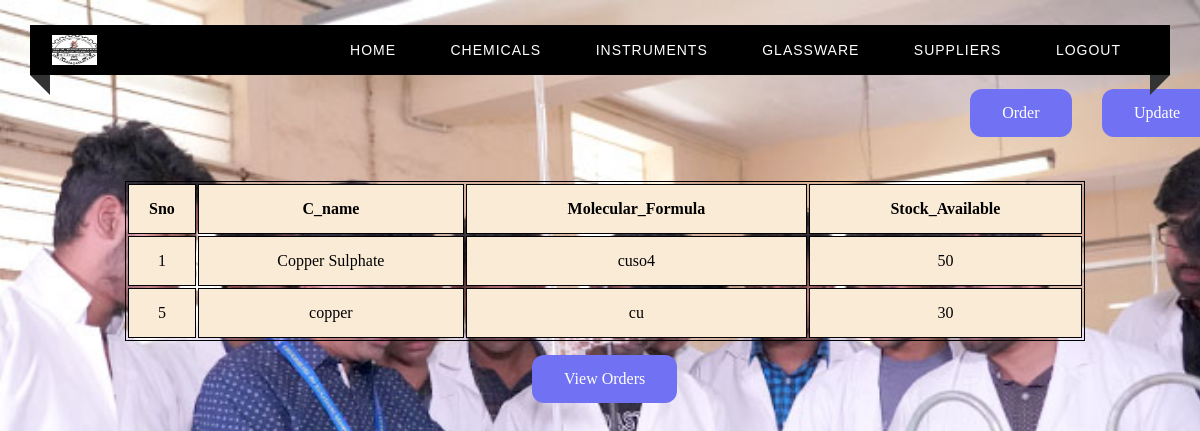
The page /chemicals on the database its author committed.
### tables this page shows
CREATE TABLE CHEMICALS(
    Sno INTEGER(4)  UNIQUE,
    Chem_Name VARCHAR(50) PRIMARY KEY,
    Molecular_Formula VARCHAR(20),
    Stock_Available DECIMAL(9,3) NOT NULL
);

### app.py (the view)
@app.route("/chemicals")
def chemicals() :
    c = get_db()
    cur = c.cursor()
    cur.execute("SELECT * from CHEMICALS")
    return render_template("chemicals.html", test = cur.fetchall())

### app.py (called while the page is built)
def get_db():
    db = getattr(g, '_database', None)
    if db is None:
        db = g._database = sqlite3.connect(DATABASE)
    return db

@app.teardown_appcontext
def close_connection(exception):
    db = getattr(g, '_database', None)
    if db is not None:
        db.close()

### flask/templates/chemicals.html (shortened to what this page needs)
<html>
<head>
    <link rel="stylesheet" type="text/css" href="../static/home.css">
</head>
<body>
<div class="custom-padding">
        <nav>
            <div class="logo"><img src = "../static/smvitlogo.png" width = "45px", height = "30px"></div>
            <ul class="menu-area">
                <li><a href="/home">Home</a></li>
                <li><a href="/chemicals">Chemicals</a></li>
                <li><a href="/instruments">Instruments</a></li>
                <li><a href="/glassware">Glassware</a></li>
                <li><a href="/suppliers">Suppliers</a></li>
                <li><a href="/">Logout</a></li>
            </ul>
        </nav>
        <a href="/updateChemicalOptions" target = "_blank" class="button">Update</a>
        <a href="/orderChemicals" class="button1">Order</a>
        <div class="tab">
          <table align="center" style="margin-left : 125px; margin-top : 50px;">
              <th>Sno</th>
              <th>C_name</th>
              <th>Molecular_Formula</th>
              <th>Stock_Available</th>
            {% for row in test %}
            <tr>
                <td> {{ row[0] }}</td>
                <td> {{ row[1] }}</td>
                <td> {{ row[2] }}</td>
                <td> {{ row[3] }}</td>
            </tr>
            {% endfor %}
          </table>
        </div>
        <a href="/viewChemicalOrders" class="button2">View Orders</a>
    </div>
</body>
</html>

### flask/static/home.css (style rules this page uses)
* { margin: 0; padding: 0; outline: 0; box-sizing: border-box; }
body { background: url("chemhomepage.png") no-repeat center fixed; background-size: cover; background-position: center; }
.menu-area li a { text-decoration: none; }
.menu-area li { list-style-type: none; }
.custom-padding { padding-top: 25px; }
nav { position: relative; width: calc(100% - 60px); margin: 0 auto; padding: 10px 0; background: #000000; z-index: 1; text-align: right; padding-right: 2%; font-family: sans-serif; }
.logo { width: 15%; float: left; text-transform: uppercase; color: #fff; font-size: 25px; text-align: left; padding-left: 2%; }
.menu-area li { display: inline-block; }
.menu-area a { color: #fff; font-weight: 300; letter-spacing: 1px; text-transform: uppercase; display: block; padding: 0 25px; font-size: 14px; line-height: 30px; position: relative; z-index: 1; }
nav:before { position: absolute; content: ''; border-top: 10px solid #333; border-right: 10px solid #333; border-left: 10px solid transparent; border-bottom: 10px solid transparent; top: 100%; left: 0; }
nav:after { position: absolute; content: ''; border-top: 10px solid #333; border-left: 10px solid #333; border-right: 10px solid transparent; border-bottom: 10px solid transparent; top: 100%; right: 0; }

### flask/templates/chemicals.html (style rules this page uses)
.button { background-color: #7171F4; border: none; color: white; padding: 15px 32px; text-align: center; text-decoration: none; display: inline-block; font-size: 16px; margin: 4px 2px; cursor: pointer; border-radius: 12px; position: relative; left: 1100px; top: 10px; }
.button1 { background-color: #7171F4; border: none; color: white; padding: 15px 32px; text-align: center; text-decoration: none; display: inline-block; font-size: 16px; margin: 4px 2px; cursor: pointer; border-radius: 12px; position: relative; left: 850px; top: 10px; }
.button2 { background-color: #7171F4; border: none; color: white; padding: 15px 32px; text-align: center; text-decoration: none; display: inline-block; font-size: 16px; margin: 4px 2px; cursor: pointer; border-radius: 12px; position: relative; left: 530px; top: 10px; }
table { width: 80%; border: 1px solid black; }
th,td { height: 50px; border: 1px solid black; text-align: center; background-color: antiquewhite; }

### rows shown on the page
CHEMICALS: Sno "1", Chem_Name "Copper Sulphate", Molecular_Formula "cuso4", Stock_Available "50"
CHEMICALS: Sno "5", Chem_Name "copper", Molecular_Formula "cu", Stock_Available "30"
